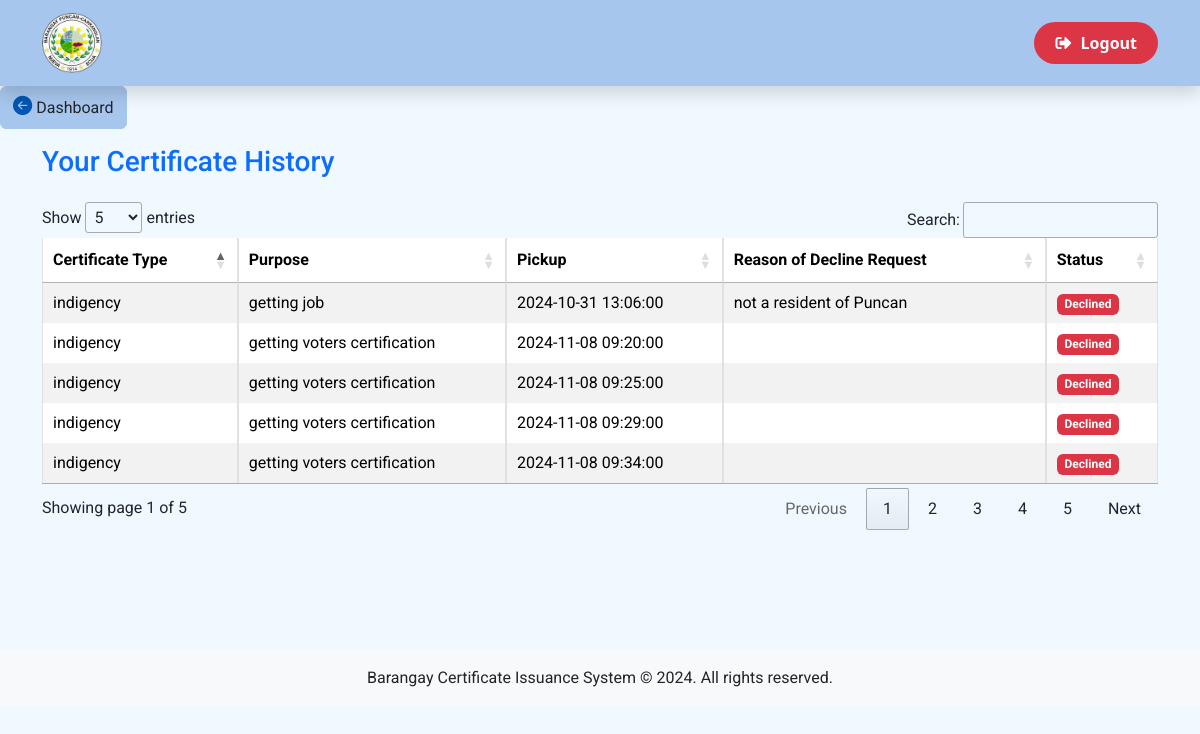
/resident/history.php (signed in), run on the app's committed database.
### tables this page shows
CREATE TABLE `certificate_requests` (
  `id` int(11) NOT NULL,
  `user_id` int(11) NOT NULL,
  `certificate_type` varchar(155) NOT NULL,
  `purpose` text NOT NULL,
  `pickup_datetime` datetime NOT NULL,
  `status` enum('Pending','Approved','Declined','Released') DEFAULT 'Pending',
  `decline_reason` varchar(255) DEFAULT NULL,
  `created_at` timestamp NOT NULL DEFAULT current_timestamp()
);

### resident/history.php (the view, shortened to what this page needs)
<?php
include "includes/header.php";
include "includes/navbar.php";
$user_id = $_SESSION['id'];
$sql = "SELECT * FROM certificate_requests WHERE user_id = '$user_id'";
$result = mysqli_query($conn, $sql);
?>
<a href="dashboard.php" class="btn mb-3" style="background-color: #a7c6ed; border-color: #a7c6ed;">
    <i class="bi bi-arrow-left-circle-fill" style="font-size: 1.2rem; color: #0056b3;"></i> Dashboard
</a>
<div class="container">
    <h3 class="mb-4 text-primary">Your Certificate History</h3>
    <table id="certificateTable" class="table table-bordered table-striped">
        <thead>
            <tr>
                <th>Certificate Type</th>
                <th>Purpose</th>
                <th>Pickup</th>
                <th>Reason of Decline Request</th>
                <th>Status</th>
            </tr>
        </thead>
        <tbody>
            <?php
            if (mysqli_num_rows($result) > 0) {
                while ($row = mysqli_fetch_assoc($result)) {
                    echo '<tr>';
                    echo '<td>' . htmlspecialchars($row['certificate_type']) . '</td>';
                    echo '<td>' . htmlspecialchars($row['purpose']) . '</td>';
                    echo '<td>' . htmlspecialchars($row['pickup_datetime']) . '</td>';
                    echo '<td>' . htmlspecialchars($row['decline_reason']) . '</td>';
                    echo '<td><span class="badge bg-' . ($row['status'] == 'Completed' ? 'success' : ($row['status'] == 'Pending' ? 'warning' : 'danger')) . '">' . htmlspecialchars($row['status']) . '</span></td>';
                    echo '</tr>';
                }
            } else {
                echo '<tr><td colspan="4" class="text-danger text-center">No certificate requests found.</td></tr>';
            }
            ?>
        </tbody>
    </table>
</div>
<?php include "includes/footer.php"; ?>

### resident/includes/header.php (shortened to what this page needs)
<!DOCTYPE html>
<html lang="en">
<head>
    <link rel="stylesheet" href="../src/main.css">
    <link rel="stylesheet" href="style/resident.css">
    <link href="https://cdnjs.cloudflare.com/ajax/libs/bootstrap-icons/1.8.1/font/bootstrap-icons.css" rel="stylesheet">
    <link rel="stylesheet" href="https://cdnjs.cloudflare.com/ajax/libs/font-awesome/5.15.3/css/all.min.css">
    <link rel="stylesheet" href="https://cdn.datatables.net/1.13.4/css/jquery.dataTables.min.css">
</head>
<body>

### resident/includes/navbar.php (shortened to what this page needs)
<nav class="navbar navbar-expand-lg shadow sticky-top">
    <div class="container">
        <a class="navbar-brand" href="#">
            <img src="../img/puncan logo.png" alt="Brand" class="img-fluid" style="height: 60px; width: auto;">
        </a>
        <div class="collapse navbar-collapse" id="navbarContent">
            <ul class="navbar-nav ms-auto mb-2 mb-lg-0 d-flex align-items-center">
                <li class="nav-item">
                    <a class="btn btn-custom-logout" href="../logout.php"
                       style="font-family: 'Segoe UI', sans-serif;">
                        <i class="fas fa-sign-out-alt"></i>
                        <span class="d-none d-lg-inline">Logout</span>
                    </a>
                </li>
            </ul>
        </div>
    </div>
</nav>

### resident/includes/footer.php (shortened to what this page needs)
<br><br><br>
<footer class="bg-light text-center py-3 mt-5">
        <div class="container">
            <p class="mb-0">Barangay Certificate Issuance System &copy; 2024. All rights reserved.</p>
        </div>
    </footer>
</body>
</html>

### resident/style/resident.css (style rules this page uses)
body { background-color: #f0f9ff; font-family: "Roboto", sans-serif; }
.navbar { background-color: #a7c6ed; }
.navbar-brand img { height:50px; width: auto; }
footer { background-color: #e7f1ff; }

### resident/includes/navbar.php (style rules this page uses)
.btn-custom-logout { background-color: #dc3545; color: white; border-radius: 30px; padding: 8px 20px; transition: all 0.3s ease; font-weight: bold; }
.fas { margin-right: 5px; }

### data on the page
certificate_requests: certificate_type "indigency", purpose "getting job", pickup_datetime "2024-10-31 13:06:00", decline_reason "not a resident of Puncan", status "Declined"
certificate_requests: certificate_type "indigency", purpose "getting voters certification", pickup_datetime "2024-11-08 09:20:00", status "Declined"
certificate_requests: certificate_type "indigency", purpose "getting voters certification", pickup_datetime "2024-11-08 09:25:00", status "Declined"
certificate_requests: certificate_type "indigency", purpose "getting voters certification", pickup_datetime "2024-11-08 09:29:00", status "Declined"
certificate_requests: certificate_type "indigency", purpose "getting voters certification", pickup_datetime "2024-11-08 09:34:00", status "Declined"
